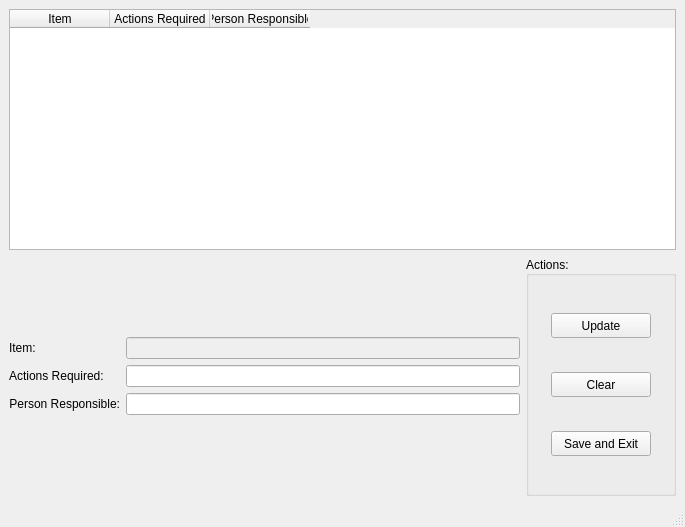
<?xml version="1.0" encoding="UTF-8"?>
<ui version="4.0">
 <class>MainWindow</class>
 <widget class="QMainWindow" name="MainWindow">
  <property name="geometry">
   <rect>
    <x>0</x>
    <y>0</y>
    <width>685</width>
    <height>527</height>
   </rect>
  </property>
  <property name="maximumSize">
   <size>
    <width>685</width>
    <height>527</height>
   </size>
  </property>
  <property name="windowTitle">
   <string>MainWindow</string>
  </property>
  <widget class="QWidget" name="centralwidget">
   <layout class="QHBoxLayout" name="horizontalLayout_2">
    <item>
     <layout class="QVBoxLayout" name="verticalLayout_3">
      <item>
       <widget class="QTableWidget" name="tblItem">
        <property name="columnCount">
         <number>3</number>
        </property>
        <column>
         <property name="text">
          <string>Item</string>
         </property>
        </column>
        <column>
         <property name="text">
          <string>Actions Required</string>
         </property>
        </column>
        <column>
         <property name="text">
          <string>Person Responsible</string>
         </property>
        </column>
       </widget>
      </item>
      <item>
       <layout class="QHBoxLayout" name="horizontalLayout">
        <item>
         <layout class="QVBoxLayout" name="verticalLayout_2">
          <item>
           <spacer name="verticalSpacer">
            <property name="orientation">
             <enum>Qt::Vertical</enum>
            </property>
            <property name="sizeHint" stdset="0">
             <size>
              <width>20</width>
              <height>40</height>
             </size>
            </property>
           </spacer>
          </item>
          <item>
           <layout class="QFormLayout" name="formLayout">
            <item row="0" column="0">
             <widget class="QLabel" name="label">
              <property name="text">
               <string>Item: </string>
              </property>
              <property name="alignment">
               <set>Qt::AlignRight|Qt::AlignTrailing|Qt::AlignVCenter</set>
              </property>
             </widget>
            </item>
            <item row="0" column="1">
             <widget class="QLineEdit" name="txtItem">
              <property name="enabled">
               <bool>false</bool>
              </property>
              <property name="maximumSize">
               <size>
                <width>400</width>
                <height>16777215</height>
               </size>
              </property>
             </widget>
            </item>
            <item row="1" column="0">
             <widget class="QLabel" name="label_2">
              <property name="text">
               <string>Actions Required: </string>
              </property>
              <property name="alignment">
               <set>Qt::AlignRight|Qt::AlignTrailing|Qt::AlignVCenter</set>
              </property>
             </widget>
            </item>
            <item row="1" column="1">
             <widget class="QLineEdit" name="txtActions">
              <property name="maximumSize">
               <size>
                <width>400</width>
                <height>16777215</height>
               </size>
              </property>
             </widget>
            </item>
            <item row="2" column="0">
             <widget class="QLabel" name="label_3">
              <property name="text">
               <string>Person Responsible:</string>
              </property>
              <property name="alignment">
               <set>Qt::AlignRight|Qt::AlignTrailing|Qt::AlignVCenter</set>
              </property>
             </widget>
            </item>
            <item row="2" column="1">
             <widget class="QLineEdit" name="txtPerson">
              <property name="maximumSize">
               <size>
                <width>400</width>
                <height>16777215</height>
               </size>
              </property>
             </widget>
            </item>
           </layout>
          </item>
          <item>
           <spacer name="verticalSpacer_2">
            <property name="orientation">
             <enum>Qt::Vertical</enum>
            </property>
            <property name="sizeHint" stdset="0">
             <size>
              <width>20</width>
              <height>40</height>
             </size>
            </property>
           </spacer>
          </item>
         </layout>
        </item>
        <item>
         <widget class="QGroupBox" name="groupBox">
          <property name="minimumSize">
           <size>
            <width>150</width>
            <height>0</height>
           </size>
          </property>
          <property name="title">
           <string>Actions:</string>
          </property>
          <property name="alignment">
           <set>Qt::AlignLeading|Qt::AlignLeft|Qt::AlignVCenter</set>
          </property>
          <layout class="QVBoxLayout" name="verticalLayout">
           <item alignment="Qt::AlignHCenter">
            <widget class="QPushButton" name="btnUpdate">
             <property name="minimumSize">
              <size>
               <width>100</width>
               <height>25</height>
              </size>
             </property>
             <property name="maximumSize">
              <size>
               <width>100</width>
               <height>25</height>
              </size>
             </property>
             <property name="text">
              <string>Update</string>
             </property>
            </widget>
           </item>
           <item alignment="Qt::AlignHCenter">
            <widget class="QPushButton" name="btnClear">
             <property name="minimumSize">
              <size>
               <width>100</width>
               <height>25</height>
              </size>
             </property>
             <property name="maximumSize">
              <size>
               <width>100</width>
               <height>25</height>
              </size>
             </property>
             <property name="text">
              <string>Clear</string>
             </property>
            </widget>
           </item>
           <item alignment="Qt::AlignHCenter">
            <widget class="QPushButton" name="btnSaveQuit">
             <property name="sizePolicy">
              <sizepolicy hsizetype="Minimum" vsizetype="Fixed">
               <horstretch>100</horstretch>
               <verstretch>0</verstretch>
              </sizepolicy>
             </property>
             <property name="minimumSize">
              <size>
               <width>100</width>
               <height>25</height>
              </size>
             </property>
             <property name="maximumSize">
              <size>
               <width>100</width>
               <height>25</height>
              </size>
             </property>
             <property name="text">
              <string>Save and Exit</string>
             </property>
            </widget>
           </item>
          </layout>
         </widget>
        </item>
       </layout>
      </item>
     </layout>
    </item>
   </layout>
  </widget>
  <widget class="QMenuBar" name="menubar">
   <property name="geometry">
    <rect>
     <x>0</x>
     <y>0</y>
     <width>685</width>
     <height>21</height>
    </rect>
   </property>
  </widget>
  <widget class="QStatusBar" name="statusbar"/>
 </widget>
 <resources/>
 <connections/>
</ui>
